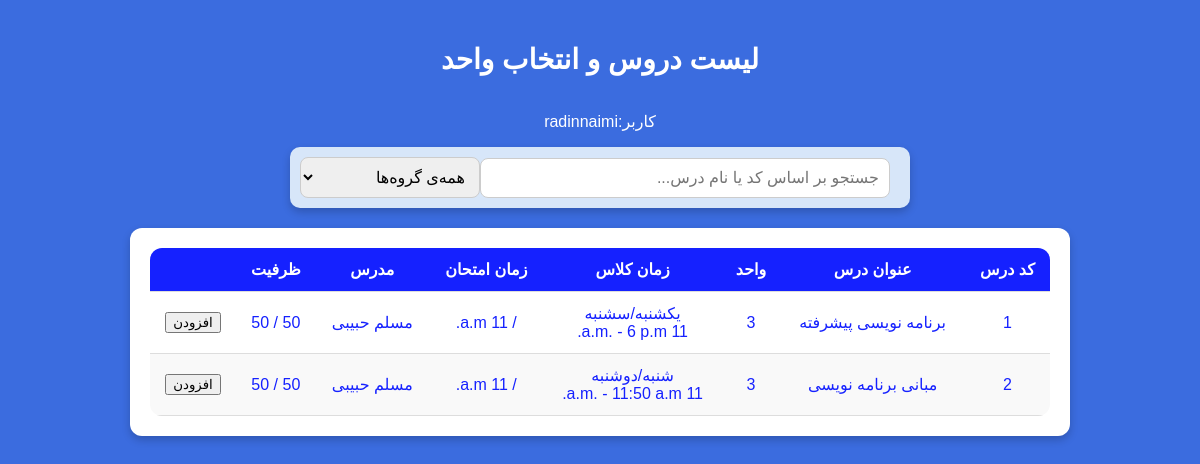
The app's page /courses/ (signed in), older data.
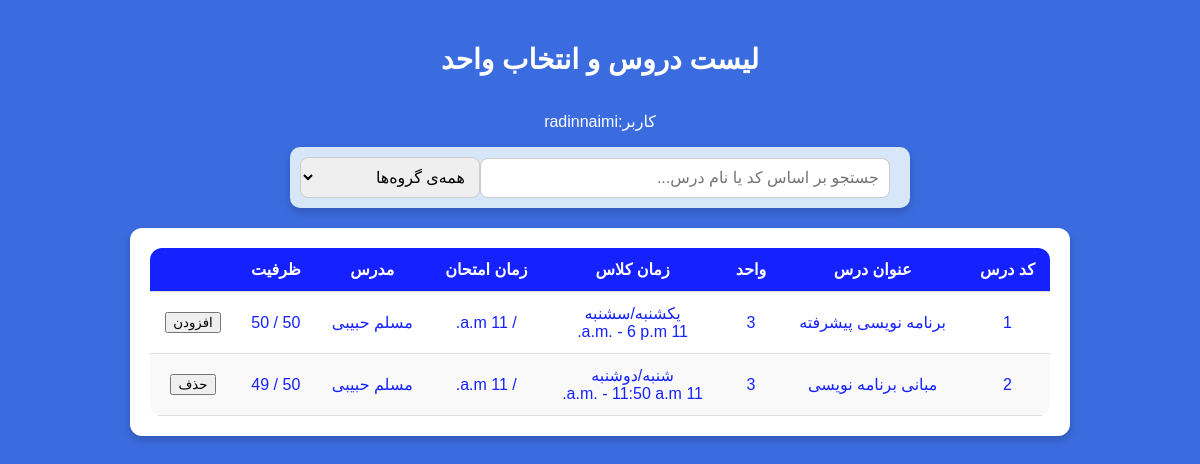
The same page, newer data.
### courses/models.py (models this page shows, shortened)
class Course(models.Model):
    id = models.AutoField(primary_key=True)
    code = models.CharField(null=True, max_length=100, blank=True)
    name = models.CharField(max_length=100)
    credits = models.IntegerField()
    classDays = models.CharField(max_length=20, choices=WEEKDAY_CHOICES, null=True)  # Stores "Sunday/Tuesday", etc.
    startTime = models.TimeField(null=True)
    endTime = models.TimeField(null=True)
    pishniaz = models.IntegerField(blank=True , null=True)
    hamniaz = models.IntegerField(blank=True, null=True)
    examDate = jmodels.jDateField(null=True, verbose_name="Exam Date (Jalali)")  # Jalali Date ONLY
    examTime = models.TimeField(null=True, verbose_name="Exam Time")  # Time ONLY
    capacity = models.IntegerField()
    remainingCapacity = models.IntegerField()
    department = models.ForeignKey(Department, on_delete=models.CASCADE, related_name='courses')
    instructor = models.ForeignKey(Instructor, on_delete=models.CASCADE, related_name='courses')

class Instructor(models.Model):
    id = models.AutoField(primary_key=True)
    name = models.CharField(max_length=100, unique=True)  # Ensure unique instructor names
    department = models.ForeignKey(Department, on_delete=models.CASCADE, related_name='instructors')

### courses/views.py (the view, shortened to what this page needs)
# urls.py: path('courses/', CourseListView.as_view(), name='course_list'),
class CourseListView(LoginRequiredMixin, ListView):
    model = Course
    template_name = 'course_list.html'
    context_object_name = 'courses'
    login_url = '/login/'  # Redirect to login page if not authenticated
    def get_context_data(self, **kwargs):
        context = super().get_context_data(**kwargs)
        context['departments'] = Department.objects.all()  # Send department list
        context['user'] = self.request.user  # Pass logged-in user's name
        context['selected_course'] = selectedcourse.objects.filter(user = self.request.user).values_list('course__code', flat=True)
        return context

### courses/templates/course_list.html (shortened to what this page needs)
<!DOCTYPE html>
<html lang="en">
<head>
    {% load static %}
    <link rel="stylesheet" href="{% static 'courses/courseList.css' %}">
</head>
<body>
    <h2>لیست دروس و انتخاب واحد</h2>
    <p>کاربر:{{ user.name }}</p>
    <div class="search">
        <input type="text" id="searchInput" placeholder="جستجو بر اساس کد یا نام درس...">
        <select id="departmentFilter">
            <option value="">همه‌ی گروه‌ها</option>
        </select>
    </div>
    <div class="container">
        <table>
            <thead>
                <tr>
                    <th>کد درس</th>
                    <th>عنوان درس</th>
                    <th>واحد</th>
                    <th>زمان کلاس</th>
                    <th>زمان امتحان</th>
                    <th>مدرس</th>
                    <th>ظرفیت</th>
                    <th></th>
                </tr>
            </thead>
            <tbody id="courseTable">
                {% for course in courses %}
                <tr data-code="{{ course.code }}" data-name="{{ course.name }}" data-department="{{ course.department.name }}">
                    <td>{{ course.code }}</td>
                    <td>{{ course.name }}</td>
                    <td>{{ course.credits }}</td>
                    <td>
                        <div>{{ course.classDays }}</div>
                        <div>{{ course.startTime }} - {{ course.endTime }}</div>
                    </td>
                    <td>{{ course.examDate }} / {{ course.examTime }}</td>
                    <td>{{ course.instructor.name }}</td>
                    <td>{{ course.capacity }} / {{ course.remainingCapacity }}</td>
                    <td>
                        <form method = "post" action="{% if course.code in selected_course %}{% url 'remove_selected_course' %}{% else %}{% url 'course_list' %}{% endif %}">
                            <button type='submit'>
                               {%if course.code in selected_course%}
                               حذف
                               {%else%}
                               افزودن
                               {%endif%}
                            </button>
                        </form>
                    </td>
                </tr>
                {% empty %}
                <tr>
                    <td colspan="8" style="text-align:center;">No courses available</td>
                </tr>
                {% endfor %}
            </tbody>
        </table>
    </div>
</body>
</html>

Row changes from the older to the newer data that the page shows:
changed Course "مبانی برنامه نویسی": remainingCapacity "50" → "49"; text "افزودن" → "حذف"
